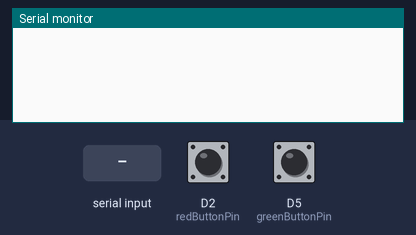
The sketch below on a simulated ESP8266 (NodeMCU). Shown: the last lines printed to the serial monitor. The test bench sets the inputs (shaded band); at power-on: D2 (redButtonPin) HIGH, D5 (greenButtonPin) HIGH.

Above: at 2.2 s.
2.3 s: D2 (redButtonPin) pulled LOW for 0.15 s
At 2.9 s:
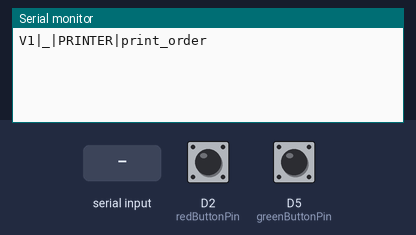
5.4 s: D5 (greenButtonPin) pulled LOW for 0.15 s
At 6.5 s:
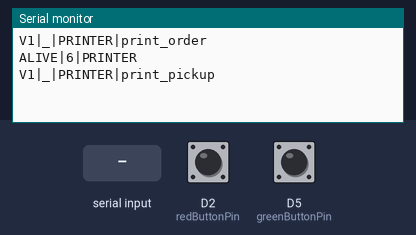
7.0 s: "PING\n" received over Serial
At 8.2 s:
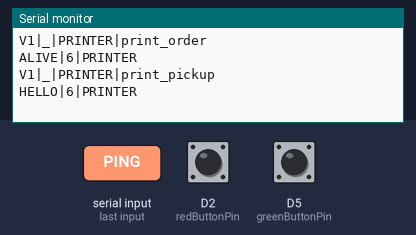

Measured:
- after the input at 2.3 s, the serial monitor: prints a new line after 0.05 s (image 1)
- after the input at 5.4 s, the serial monitor: prints a new line after 0.05 s (image 2)
- after the input at 7.0 s, the serial monitor: prints a new line at once (image 3)

The sketch:

2_button_print_app.ino
```cpp
// ======================================================
// PIN
// ======================================================
const int redButtonPin = D2;    // print order
const int greenButtonPin = D5;  // print pickup

// ======================================================
// CONFIG
// ======================================================
const unsigned long debounceDelay = 50;
const unsigned long pressCooldown = 1000;  // cooldown per button

// global anti spam
const unsigned long globalCooldown = 1000;  // cooldown between button red and green
unsigned long globalLastPress = 0;

// ======================================================
// BUTTON STATE
// ======================================================
bool button1State = HIGH;
bool lastButton1State = HIGH;
unsigned long lastDebounce1 = 0;
unsigned long lastPress1 = 0;

bool button2State = HIGH;
bool lastButton2State = HIGH;
unsigned long lastDebounce2 = 0;
unsigned long lastPress2 = 0;

const String DEVICE_ID = "6";
const String DEVICE_TYPE = "PRINTER";

unsigned long lastAlive = 0;


// ======================================================
// SETUP
// ======================================================
void setup() {
  Serial.begin(9600);

  pinMode(redButtonPin, INPUT_PULLUP);
  pinMode(greenButtonPin, INPUT_PULLUP);

  delay(1000);
}

void handleSerialCom(){
  // Heartbeat setiap 5 detik
  if (millis() - lastAlive >= 5000) {
    lastAlive = millis();

    Serial.println(
      "ALIVE|" + DEVICE_ID + "|" + DEVICE_TYPE);
  }

  if (Serial.available()) {
    String cmd =
      Serial.readStringUntil('\n');

    cmd.trim();

    if (cmd == "PING") {
      Serial.println("HELLO|" + DEVICE_ID + "|" + DEVICE_TYPE);
    }
  }
}

// ======================================================
// LOOP
// ======================================================
void loop() {
  handleSerialCom();

  // ==========================
  // BUTTON 1 (RED)
  // ==========================
  int reading1 = digitalRead(redButtonPin);

  if (reading1 != lastButton1State)
    lastDebounce1 = millis();

  if ((millis() - lastDebounce1) > debounceDelay) {

    if (reading1 != button1State) {

      button1State = reading1;

      if (button1State == LOW) {

        bool buttonReady =
          millis() - lastPress1 > pressCooldown;

        bool globalReady =
          millis() - globalLastPress > globalCooldown;

        if (buttonReady && globalReady) {

          lastPress1 = millis();
          globalLastPress = millis();

          Serial.println("V1|_|PRINTER|print_order");
        }
      }
    }
  }

  lastButton1State = reading1;

  // ==========================
  // BUTTON 2 (GREEN)
  // ==========================
  int reading2 = digitalRead(greenButtonPin);

  if (reading2 != lastButton2State)
    lastDebounce2 = millis();

  if ((millis() - lastDebounce2) > debounceDelay) {

    if (reading2 != button2State) {

      button2State = reading2;

      if (button2State == LOW) {

        bool buttonReady =
          millis() - lastPress2 > pressCooldown;

        bool globalReady =
          millis() - globalLastPress > globalCooldown;

        if (buttonReady && globalReady) {

          lastPress2 = millis();
          globalLastPress = millis();

          Serial.println("V1|_|PRINTER|print_pickup");
        }
      }
    }
  }

  lastButton2State = reading2;

  yield();
}
```
